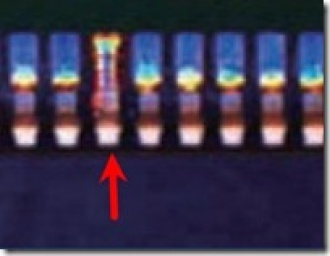
#> input picture 1013/06_Kernel_Function/img/aoi_detect.jpg, 330 x 256 px
$ jupyter execute 6-4_dilation.ipynb
#> lines starting #> are read from the running program, lines starting #| are printed output that depends on the picture; after the words box and inside, x2 and y2 are one past the last pixel; in counts of white or black regions, pixels touching at a corner belong together
# 核函數

[cell 1]
#載入模組
import numpy as np
import cv2 as cv

* ## kernel

[cell 2]
#要是用任何影像過濾都需要先設定我們要的kernel參數，這邊選用的是5*5的kernel，也可以調整為3*3或是7*7做比較
kernel = np.ones((5,5),np.float32)/25

# [10 lines of commented-out code are left out]

* ## 膨脹(原圖)

[cell 3]
#影像讀取(原圖)
img1 = cv.imread('./img/aoi_detect.jpg')
#> img1 is the input picture: shape (256, 330, 3); mean B, G, R 78.9, 55.1, 61.1
# img1 = cv.imread('./img/polystyrene.jpg')
# img1 = cv.imread('./img/board.jpg')

#圖像二值化(原圖)
gray_img1 = cv.cvtColor(img1, cv.COLOR_BGR2GRAY)
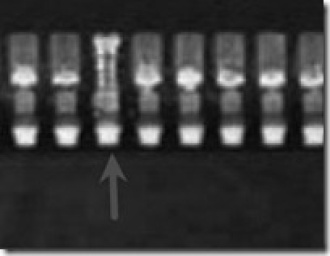
#> gray_img1: shape (256, 330); min 5, max 254, mean 59.6
ret1, bin_img1 = cv.threshold(gray_img1, 0, 255, cv.THRESH_BINARY + cv.THRESH_OTSU)
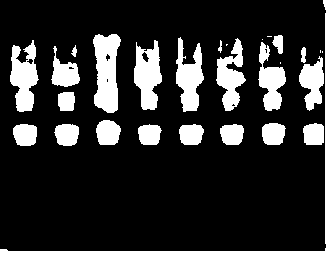
#> bin_img1: shape (256, 330); 19% white; 28 white regions (6 under 20 px), largest, box (x1, y1, x2, y2) and area: (0, 0, 330, 256) 2924, (93, 34, 121, 113) 1616, (134, 40, 162, 110) 1284
#> ret1 = 93

#使用opencv內建膨脹函式做影像處理
dilation1_1 = cv.dilate(bin_img1,kernel,iterations = 1)
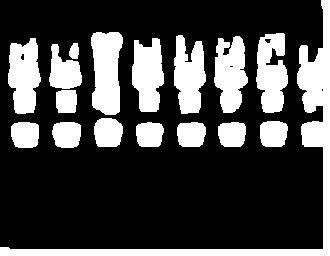
#> dilation1_1: shape (256, 330); 27.6% white; 17 white regions, largest, box (x1, y1, x2, y2) and area: (0, 0, 330, 256) 5924, (91, 32, 123, 115) 2126, (256, 33, 288, 113) 1871
dilation3_1 = cv.dilate(bin_img1,kernel,iterations = 3)
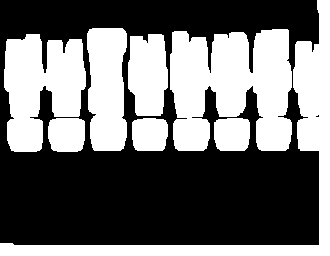
#> dilation3_1: shape (256, 330); 43.8% white; 8 white regions, largest, box (x1, y1, x2, y2) and area: (170, 29, 292, 151) 11131, (0, 0, 330, 256) 8808, (4, 34, 86, 152) 6638
result1 = cv.hconcat([gray_img1, bin_img1, dilation1_1, dilation3_1])
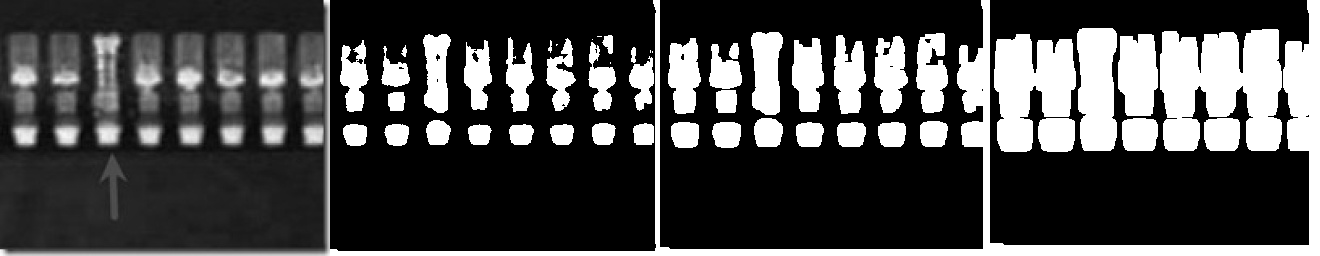
#> result1: shape (256, 1320); min 0, max 255, mean 72.5

#顯示結果
cv.imshow('Image1', result1)

cv.waitKey(0)
cv.destroyAllWindows()

* ## 膨脹(雜訊圖)

[cell 4]
#影像讀取(有雜訊)
img2 = cv.imread('./img/noise_aoi_detect.jpg')
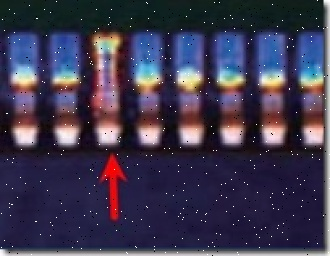
#> input picture 1013/06_Kernel_Function/img/noise_aoi_detect.jpg, 330 x 256 px
#> img2 is the input picture: shape (256, 330, 3); mean B, G, R 79.3, 55.9, 61.8
# img2 = cv.imread('./img/noise_polystyrene.jpg')
# img2 = cv.imread('./img/noise_board.jpg')

#圖像二值化(雜訊圖)
gray_img2 = cv.cvtColor(img2, cv.COLOR_BGR2GRAY)
ret2, bin_img2 = cv.threshold(gray_img2, 0, 255, cv.THRESH_BINARY + cv.THRESH_OTSU)
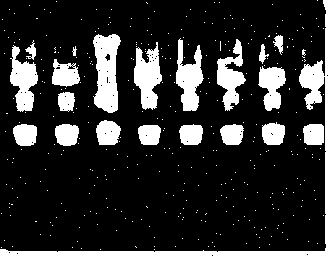
#> bin_img2: shape (256, 330); 18.3% white; 368 white regions (347 under 20 px), largest, box (x1, y1, x2, y2) and area: (0, 0, 330, 256) 3671, (93, 34, 121, 113) 1571, (134, 42, 162, 110) 1175
#> ret2 = 96

#使用opencv內建膨脹函式做影像處理
dilation1_2 = cv.dilate(bin_img2,kernel,iterations = 1)
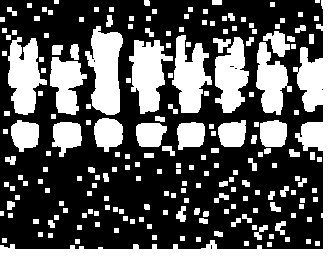
#> dilation1_2: shape (256, 330); 35.3% white; 203 white regions (1 under 20 px), largest, box (x1, y1, x2, y2) and area: (0, 0, 330, 256) 6201, (85, 26, 123, 115) 2233, (129, 40, 173, 114) 1934
dilation3_2 = cv.dilate(bin_img2,kernel,iterations = 3)
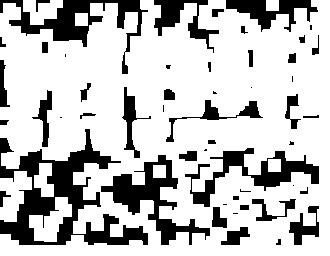
#> dilation3_2: shape (256, 330); 75.9% white; 51 black regions (14 under 20 px), largest, box (x1, y1, x2, y2) and area: (0, 129, 148, 245) 5687, (101, 155, 210, 245) 2729, (0, 0, 148, 74) 2638
result2 = cv.hconcat([gray_img2, bin_img2, dilation1_2, dilation3_2])
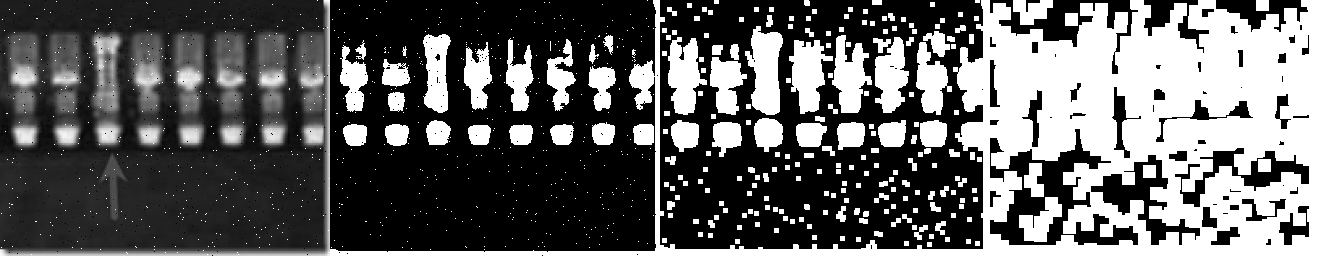
#> result2: shape (256, 1320); min 0, max 255, mean 97.6

#顯示結果
cv.imshow('Image2', result2)

cv.waitKey(0)
cv.destroyAllWindows()
